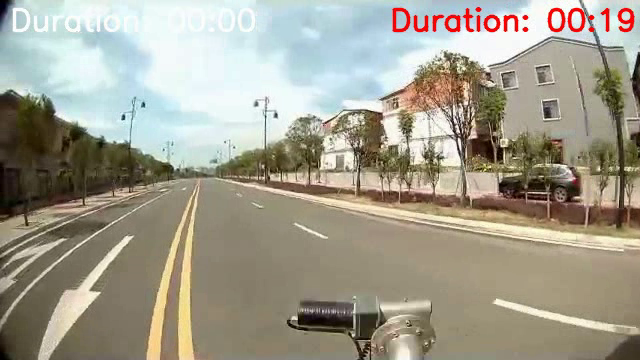
#> input picture frame 19 of img2video/output_show_time.mp4, 640 x 360 px, given in place of output.mp4, which was not available
$ python ShowPlayTime.py
#> lines starting #> are read from the running program, lines starting #| are printed output that depends on the picture; after the words box and inside, x2 and y2 are one past the last pixel; in counts of white or black regions, pixels touching at a corner belong together
"""
@Name: ShowPlayTime.py
@Auth: Huohuo
@Date: 2023/7/14-8:53
@Desc:
@Ver :
code_idea
"""
import cv2

def get_current_duration(cap):
    # 获取视频的帧率和总帧数
    rate = cap.get(cv2.CAP_PROP_FPS)
    print(rate)
    frame_number = cap.get(cv2.CAP_PROP_FRAME_COUNT)

    # 获取当前帧索引
    current_frame = cap.get(cv2.CAP_PROP_POS_FRAMES)

    # 计算当前播放时长（单位：秒）
    current_duration = current_frame / rate

    # 转换为分钟和秒
    minutes = int(current_duration // 60)
    seconds = int(current_duration % 60)

    return minutes, seconds

# 打开视频文件
video_path = "output.mp4"
cap = cv2.VideoCapture(video_path)

rate = cap.get(cv2.CAP_PROP_FPS)

# 创建 VideoWriter 对象，用于保存带有播放时长的视频
output_path = "output_show_time.mp4"
fourcc = cv2.VideoWriter_fourcc(*"mp4v")
fps = rate
out = cv2.VideoWriter(output_path, fourcc, fps, (int(cap.get(cv2.CAP_PROP_FRAME_WIDTH)), int(cap.get(cv2.CAP_PROP_FRAME_HEIGHT))))


if cap.isOpened():
    while True:
        # 读取视频帧
        ret, frame = cap.read()
#> frame is the input picture: shape (360, 640, 3); mean B, G, R 142.1, 157.5, 161.7

        if not ret:
            break

        # 获取当前播放时长
        minutes, seconds = get_current_duration(cap)
        seconds = seconds - 1
        # 在视频帧上绘制播放时长
        duration_text = f"Duration: {minutes:02d}:{seconds:02d}"
        print(duration_text)
        img_h, img_w = frame.shape[0], frame.shape[1]
#> img_h = 360; img_w = 640
        cv2.putText(frame, duration_text, (img_w-250, 30), cv2.FONT_HERSHEY_SIMPLEX, 1, (0, 0, 255), 2, cv2.LINE_AA)
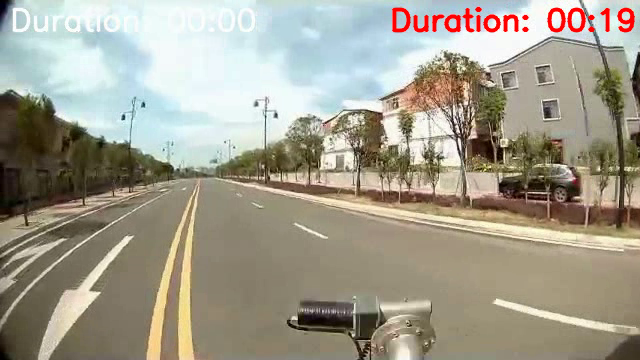
#> frame: shape (360, 640, 3); 1.13% of pixels changed, all inside (x1, y1, x2, y2) = (392, 7, 635, 33)

        # 显示当前帧
        cv2.imshow('Video', frame)
        # 将带有播放时长的帧写入输出视频文件
        out.write(frame)

        # 按下 'q' 键退出循环
        if cv2.waitKey(1) & 0xFF == ord('q'):
#> (key q is pressed here)
            break

    # 释放资源
    cap.release()
    out.release()
    cv2.destroyAllWindows()
else:
    print("无法打开视频文件")

$ run again, starting later in the video
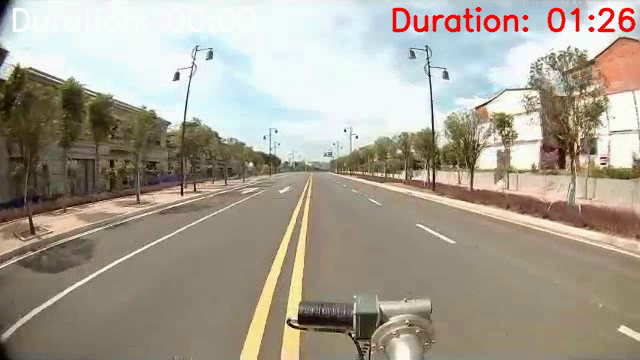
#> input picture frame 86 of img2video/output_show_time.mp4, 640 x 360 px, given in place of output.mp4, which was not available
#> frame is the input picture: shape (360, 640, 3); mean B, G, R 146.7, 160.5, 167.6
#> `cv2.putText(frame, duration_text, (img_w-250, 30), cv2.FONT_HERSHEY_SI..`:
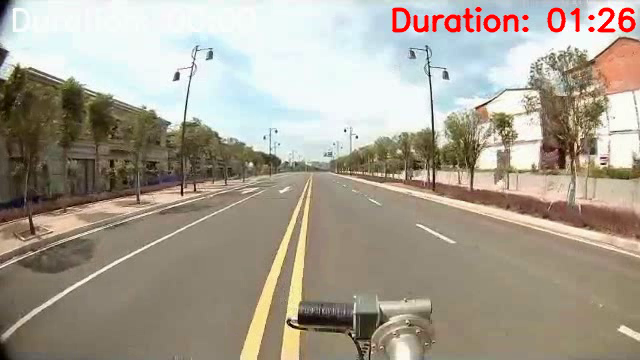
#> frame: shape (360, 640, 3); 1.11% of pixels changed, all inside (x1, y1, x2, y2) = (392, 7, 636, 33)

$ run again, starting later in the video
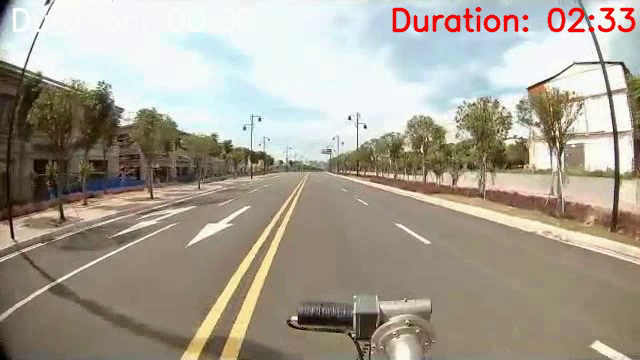
#> input picture frame 153 of img2video/output_show_time.mp4, 640 x 360 px, given in place of output.mp4, which was not available
#> frame is the input picture: shape (360, 640, 3); mean B, G, R 147.8, 161.3, 167.8
#> `cv2.putText(frame, duration_text, (img_w-250, 30), cv2.FONT_HERSHEY_SI..`:
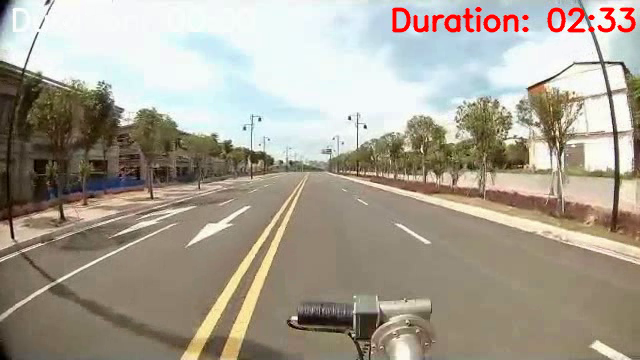
#> frame: shape (360, 640, 3); 1.14% of pixels changed, all inside (x1, y1, x2, y2) = (392, 7, 636, 33)
